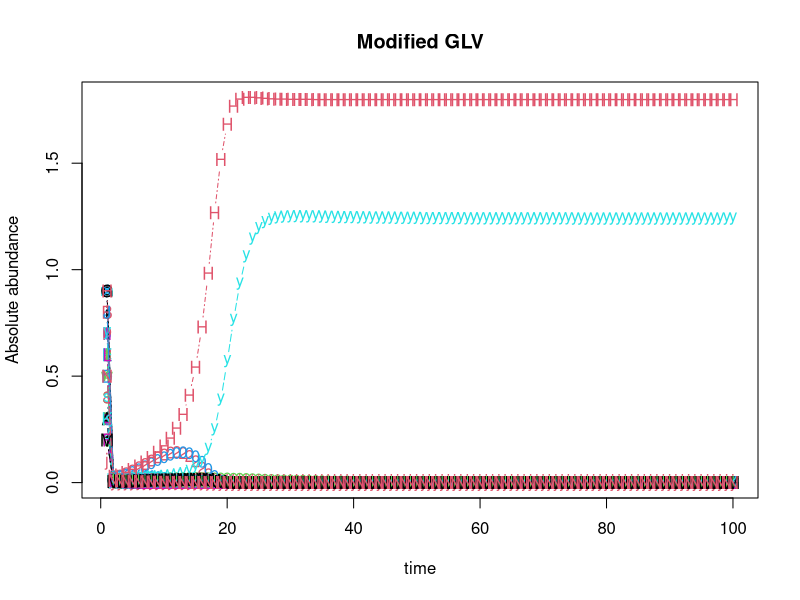
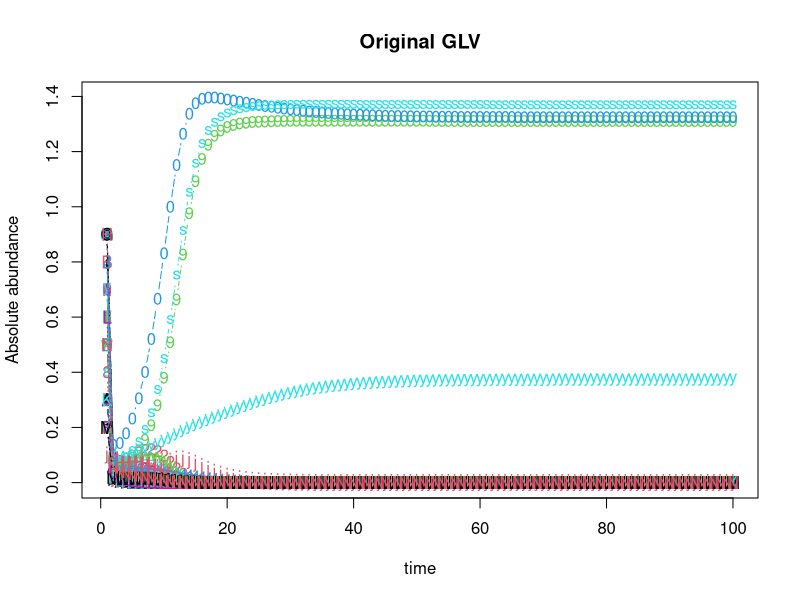

Generate these figures, in order, with R:
library(deSolve)

#Modified Lotka-Voltera (trait-mediated)
#In the generalized LV, c0 describes species j's influence on i's growth rate.
#We incorporate a new term into c0 to describe HOI of third species.
#HOI is defined as a list of length N, with each member an N*N matrix. i-th matrix describes species i's effect on row-column pair.
#Therefore to get the whole community's HOI effect on a particular pair, 
#we just need to element-sum the list and find the value at corresponding row and column.
#Before doing element-sum of HOI, we need to consider when a i-th species may be absent.
#When this happens, HOI i-th matrix should mutiply by 0 before doing element-sum of HOI.
#So when defining the function, we mutiply i-th matrix with (-exp(-xi)+1) (mapply function).
#(-exp(-5*x)+1) is a special function that = 0 when x = 0 and approaches 1 when x increases (90% of 1 when x reaches 0.46).
#This ensures that HOI effect of i-th species only exists when i exists, and the effect remains unchanged as i's density increases.
glv <- function(t, x, params){
  with(as.list(params, c(x)),{
    dx <- alpha*x + x*((c0+Reduce('+', mapply('*',HOI,(-exp(-5*x)+1),SIMPLIFY = FALSE)))%*%x)
    list(dx)
  })
}

#Original Generalized Lotka-Voltera
glv1 <- function(t, x, params){
  with(as.list(params, c(x)),{
    dx <- alpha*x + x*(c0%*%x)
    list(dx)
  })
}

#Define integration method
n.integrate <- function(time, init.x, model, params){
  as.data.frame(lsoda(init.x, time, model, params))
}

#Number of species
N <- 50

#Create matrix of HOI (effect on growth rate)
#N matrices in total, each specifying on species effect on other pairs
HOI <- list()

for (i in 1:N) {
  #Species i will have HOI with N-1 species pairwise combination
  temp <- matrix(runif(N*N, min = -0.9, max = 0.1),nrow = N)
  #HOI effect of i in j-k pair and k-j pair should be the same
  for (ro in 1:N) {
    for (co in ro:N) {
      temp[ro,co] <- temp[co,ro]
    }
  }
  #Name row and col based on species ID
  rownames(temp) <- 1:N
  colnames(temp) <- 1:N
  #i's HOI with i-otherSpecies pair is 0
  temp[i,] <- 0
  temp[,i] <- 0
  #There is no HOI on intra-species interation
  diag(temp) <- 0
  
  HOI[[i]] <- temp
}


#Define species intrinsic growth rate
alpha <- runif(N)

#Define pairwise interaction
c0 <- matrix(runif(N*N, min = -1, max = 0),nrow = N)
#Set intra-species interaction to -0.5
diag(c0) <- -0.5
#Equate i-j interaction to j-i interaction
for (ro in 1:N) {
  for (co in ro:N) {
    c0[ro,co] <- c0[co,ro]
  }
}

#Define initial density
init.x <- floor(runif(N, min=0.1, max=1)*10)/10

#Solve the ode
dat <- n.integrate(1:100, init.x, glv, list(alpha=alpha, c0=c0, HOI=HOI))
dat1 <- n.integrate(1:100, init.x, glv1, list(alpha=alpha, c0=c0))

#Plot
matplot(x=dat$time, y=dat[,-1], typ='b', xlab='time', ylab='Absolute abundance', main='Modified GLV')
matplot(x=dat1$time, y=dat1[,-1], typ='b', xlab='time', ylab='Absolute abundance', main='Original GLV')
